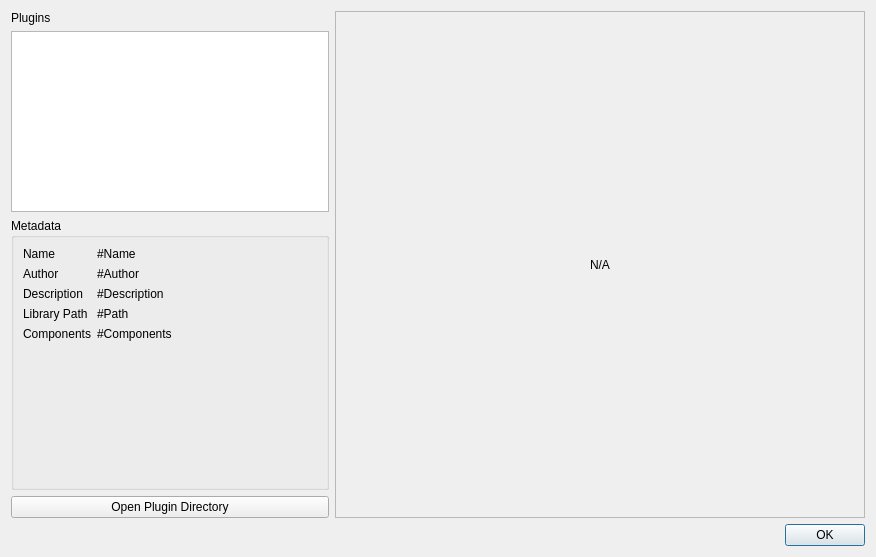
<?xml version="1.0" encoding="UTF-8"?>
<ui version="4.0">
 <class>w_PluginManager</class>
 <widget class="QDialog" name="w_PluginManager">
  <property name="geometry">
   <rect>
    <x>0</x>
    <y>0</y>
    <width>876</width>
    <height>557</height>
   </rect>
  </property>
  <property name="windowTitle">
   <string>Plugin Manager</string>
  </property>
  <layout class="QGridLayout" name="gridLayout_2" columnstretch="3,5">
   <item row="0" column="0">
    <layout class="QVBoxLayout" name="verticalLayout" stretch="0,2,3,0">
     <item>
      <widget class="QLabel" name="label">
       <property name="text">
        <string>Plugins</string>
       </property>
      </widget>
     </item>
     <item>
      <widget class="QListWidget" name="pluginListWidget"/>
     </item>
     <item>
      <widget class="QGroupBox" name="groupBox">
       <property name="title">
        <string>Metadata</string>
       </property>
       <layout class="QFormLayout" name="formLayout">
        <item row="0" column="0">
         <widget class="QLabel" name="label_3">
          <property name="text">
           <string>Name</string>
          </property>
          <property name="alignment">
           <set>Qt::AlignLeading|Qt::AlignLeft|Qt::AlignTop</set>
          </property>
         </widget>
        </item>
        <item row="0" column="1">
         <widget class="QLabel" name="pluginNameLabel">
          <property name="sizePolicy">
           <sizepolicy hsizetype="MinimumExpanding" vsizetype="Preferred">
            <horstretch>0</horstretch>
            <verstretch>0</verstretch>
           </sizepolicy>
          </property>
          <property name="cursor">
           <cursorShape>IBeamCursor</cursorShape>
          </property>
          <property name="text">
           <string>#Name</string>
          </property>
          <property name="wordWrap">
           <bool>true</bool>
          </property>
          <property name="textInteractionFlags">
           <set>Qt::LinksAccessibleByMouse|Qt::TextSelectableByMouse</set>
          </property>
         </widget>
        </item>
        <item row="1" column="0">
         <widget class="QLabel" name="label_4">
          <property name="text">
           <string>Author</string>
          </property>
          <property name="alignment">
           <set>Qt::AlignLeading|Qt::AlignLeft|Qt::AlignTop</set>
          </property>
         </widget>
        </item>
        <item row="1" column="1">
         <widget class="QLabel" name="pluginAuthorLabel">
          <property name="sizePolicy">
           <sizepolicy hsizetype="MinimumExpanding" vsizetype="Preferred">
            <horstretch>0</horstretch>
            <verstretch>0</verstretch>
           </sizepolicy>
          </property>
          <property name="cursor">
           <cursorShape>IBeamCursor</cursorShape>
          </property>
          <property name="text">
           <string>#Author</string>
          </property>
          <property name="wordWrap">
           <bool>true</bool>
          </property>
          <property name="textInteractionFlags">
           <set>Qt::LinksAccessibleByMouse|Qt::TextSelectableByMouse</set>
          </property>
         </widget>
        </item>
        <item row="2" column="0">
         <widget class="QLabel" name="label_7">
          <property name="text">
           <string>Description</string>
          </property>
          <property name="alignment">
           <set>Qt::AlignLeading|Qt::AlignLeft|Qt::AlignTop</set>
          </property>
         </widget>
        </item>
        <item row="2" column="1">
         <widget class="QLabel" name="pluginDescriptionLabel">
          <property name="sizePolicy">
           <sizepolicy hsizetype="MinimumExpanding" vsizetype="Preferred">
            <horstretch>0</horstretch>
            <verstretch>0</verstretch>
           </sizepolicy>
          </property>
          <property name="cursor">
           <cursorShape>IBeamCursor</cursorShape>
          </property>
          <property name="text">
           <string>#Description</string>
          </property>
          <property name="wordWrap">
           <bool>true</bool>
          </property>
          <property name="textInteractionFlags">
           <set>Qt::LinksAccessibleByMouse|Qt::TextSelectableByMouse</set>
          </property>
         </widget>
        </item>
        <item row="3" column="0">
         <widget class="QLabel" name="label_8">
          <property name="text">
           <string>Library Path</string>
          </property>
          <property name="alignment">
           <set>Qt::AlignLeading|Qt::AlignLeft|Qt::AlignTop</set>
          </property>
         </widget>
        </item>
        <item row="3" column="1">
         <widget class="QLabel" name="pluginLibPathLabel">
          <property name="sizePolicy">
           <sizepolicy hsizetype="MinimumExpanding" vsizetype="Preferred">
            <horstretch>0</horstretch>
            <verstretch>0</verstretch>
           </sizepolicy>
          </property>
          <property name="cursor">
           <cursorShape>IBeamCursor</cursorShape>
          </property>
          <property name="text">
           <string>#Path</string>
          </property>
          <property name="wordWrap">
           <bool>true</bool>
          </property>
          <property name="textInteractionFlags">
           <set>Qt::LinksAccessibleByMouse|Qt::TextSelectableByMouse</set>
          </property>
         </widget>
        </item>
        <item row="4" column="0">
         <widget class="QLabel" name="label_9">
          <property name="text">
           <string>Components</string>
          </property>
          <property name="alignment">
           <set>Qt::AlignLeading|Qt::AlignLeft|Qt::AlignTop</set>
          </property>
         </widget>
        </item>
        <item row="4" column="1">
         <widget class="QLabel" name="pluginComponentsLabel">
          <property name="sizePolicy">
           <sizepolicy hsizetype="MinimumExpanding" vsizetype="Preferred">
            <horstretch>0</horstretch>
            <verstretch>0</verstretch>
           </sizepolicy>
          </property>
          <property name="cursor">
           <cursorShape>IBeamCursor</cursorShape>
          </property>
          <property name="text">
           <string>#Components</string>
          </property>
          <property name="wordWrap">
           <bool>true</bool>
          </property>
          <property name="textInteractionFlags">
           <set>Qt::LinksAccessibleByMouse|Qt::TextSelectableByMouse</set>
          </property>
         </widget>
        </item>
       </layout>
      </widget>
     </item>
     <item>
      <layout class="QHBoxLayout" name="horizontalLayout">
       <item>
        <widget class="QPushButton" name="openPluginFolder">
         <property name="text">
          <string>Open Plugin Directory</string>
         </property>
        </widget>
       </item>
      </layout>
     </item>
    </layout>
   </item>
   <item row="0" column="1">
    <widget class="QFrame" name="frame">
     <property name="frameShape">
      <enum>QFrame::StyledPanel</enum>
     </property>
     <property name="frameShadow">
      <enum>QFrame::Raised</enum>
     </property>
     <layout class="QGridLayout" name="gridLayout">
      <property name="leftMargin">
       <number>0</number>
      </property>
      <property name="topMargin">
       <number>0</number>
      </property>
      <property name="rightMargin">
       <number>0</number>
      </property>
      <property name="bottomMargin">
       <number>0</number>
      </property>
      <item row="0" column="0">
       <layout class="QGridLayout" name="pluginSettingsLayout">
        <item row="0" column="0">
         <widget class="QLabel" name="pluginUnloadLabel">
          <property name="text">
           <string>N/A</string>
          </property>
          <property name="alignment">
           <set>Qt::AlignCenter</set>
          </property>
         </widget>
        </item>
       </layout>
      </item>
     </layout>
    </widget>
   </item>
   <item row="1" column="0" colspan="2">
    <widget class="QDialogButtonBox" name="buttonBox">
     <property name="orientation">
      <enum>Qt::Horizontal</enum>
     </property>
     <property name="standardButtons">
      <set>QDialogButtonBox::Ok</set>
     </property>
    </widget>
   </item>
  </layout>
 </widget>
 <resources/>
 <connections>
  <connection>
   <sender>buttonBox</sender>
   <signal>accepted()</signal>
   <receiver>w_PluginManager</receiver>
   <slot>accept()</slot>
   <hints>
    <hint type="sourcelabel">
     <x>248</x>
     <y>254</y>
    </hint>
    <hint type="destinationlabel">
     <x>157</x>
     <y>274</y>
    </hint>
   </hints>
  </connection>
  <connection>
   <sender>buttonBox</sender>
   <signal>rejected()</signal>
   <receiver>w_PluginManager</receiver>
   <slot>reject()</slot>
   <hints>
    <hint type="sourcelabel">
     <x>316</x>
     <y>260</y>
    </hint>
    <hint type="destinationlabel">
     <x>286</x>
     <y>274</y>
    </hint>
   </hints>
  </connection>
 </connections>
</ui>
